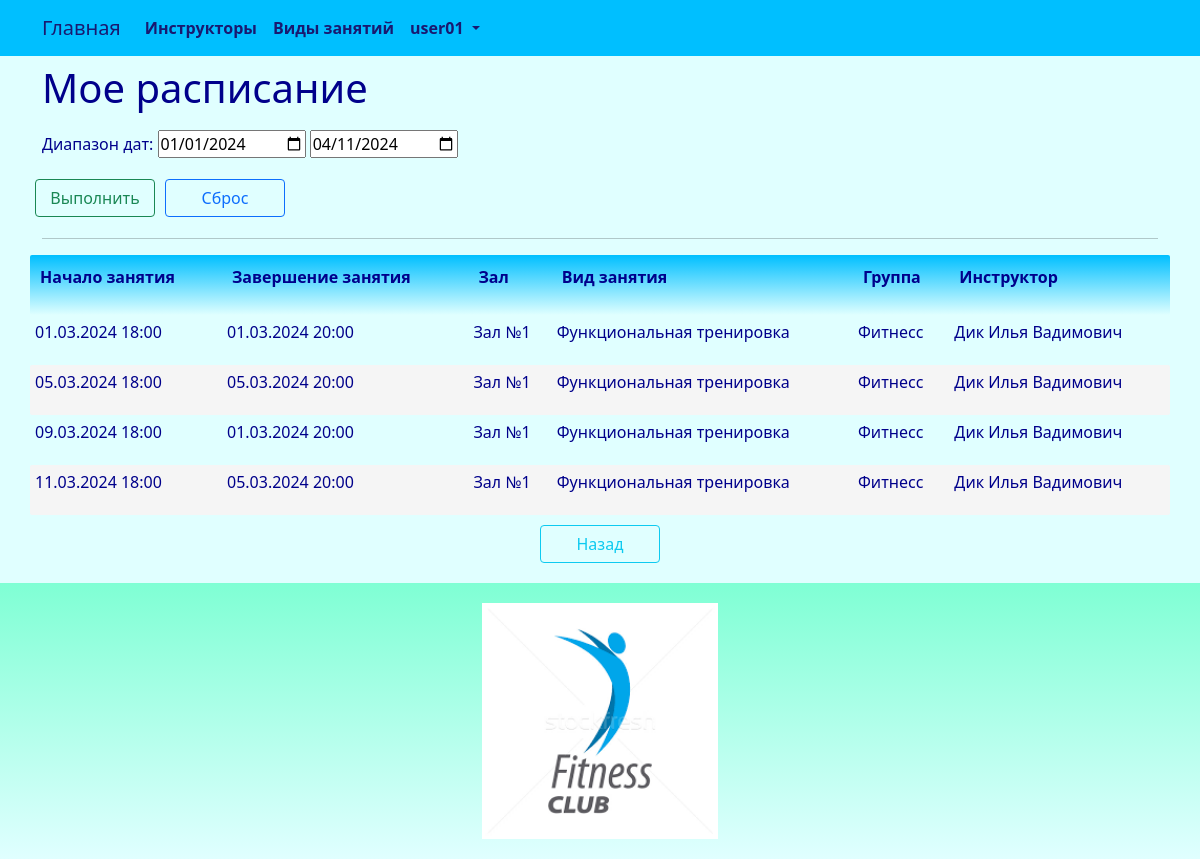
The page /report/report_2/ (signed in) on the database its author committed.
### club/models.py (models this page shows, shortened)
class Schedule(models.Model):
    start_date = models.DateTimeField(_('start_date'))
    finish_date = models.DateTimeField(_('finish_date'))
    hall = models.ForeignKey(Hall, related_name='schedule_hall', on_delete=models.CASCADE)
    kind = models.ForeignKey(Kind, related_name='schedule_kind', on_delete=models.CASCADE)
    party = models.ForeignKey(Party, related_name='schedule_party', on_delete=models.CASCADE)
    class Meta:
        db_table = 'schedule'
        indexes = [
            models.Index(fields=['start_date', 'finish_date']),
        ]
        ordering = ['start_date', 'finish_date']

class Hall(models.Model):
    hall_title = models.CharField(_('hall_title'), max_length=128, unique=True)
    equipment = models.TextField(_('equipment'), blank=True, null=True)
    class Meta:
        db_table = 'hall'
        ordering = ['hall_title']
    def __str__(self):
        return "{}".format(self.hall_title)

class Kind(models.Model):
    kind_title = models.CharField(_('kind_title'), max_length=128, unique=True)
    price = models.DecimalField(_('kind_price'), max_digits=9, decimal_places=2)
    class Meta:
        db_table = 'kind'
        ordering = ['kind_title']
    def __str__(self):
        return "{}".format(self.kind_title)

class Party(models.Model):
    party_title = models.CharField(_('party_title'), max_length=96, unique=True)
    class Meta:
        db_table = 'party'
        indexes = [
            models.Index(fields=['party_title']),
        ]
        ordering = ['party_title']
    def __str__(self):
        return "{}".format(self.party_title)

### club/views.py (the view, shortened to what this page needs)
# urls.py: path('report/report_2/', views.report_2, name='report_2'),
@login_required
def report_2(request):
    try:
        instructor = Instructor.objects.get(user_id=request.user.id)
        where = "instructor.id=" + str(instructor.id);
        start_date = datetime(datetime.now().year, 1, 1, 0, 0).strftime('%Y-%m-%d')
        finish_date = datetime(datetime.now().year, datetime.now().month, datetime.now().day, 0, 0).strftime('%Y-%m-%d')
        selected_item_client = None
        client = Client.objects.all().order_by('full_name')
        if where != "":
            where = " WHERE " + where + " "
        print(where)
        report = Schedule.objects.raw("""
SELECT 1 as id, schedule.start_date, schedule.finish_date, hall.hall_title, kind.kind_title, party.party_title, instructor.full_name
FROM schedule
LEFT JOIN hall ON schedule.hall_id=hall.id
LEFT JOIN kind ON schedule.kind_id=kind.id
LEFT JOIN party ON schedule.party_id=party.id
LEFT JOIN schedule_instructor ON schedule.id=schedule_instructor.schedule_id
LEFT JOIN instructor ON schedule_instructor.instructor_id=instructor.id
""" + where +
"""
ORDER BY schedule.start_date
""")
        return render(request, "report/report_2.html", {"report": report, "start_date": start_date, "finish_date": finish_date,})
    except Exception as exception:
        print(exception)
        return HttpResponse(exception)

### templates/report/report_2.html (shortened to what this page needs)
{% extends "base.html" %}
{% load i18n %}
{% load static %}
{% block content %}
<div class="row">
	<h1>{% trans "report_2" %}</h1>
</div>
<form method="POST" enctype="multipart/form-data">
	<div style="margin-top:10px">
		<p>{% trans "Date range" %}:
			<input type="date" value="{{start_date}}" name ="start_date" id ="start_date">
			<input type="date" value="{{finish_date}}" name = "finish_date" id ="finish_date">
		</p>
	</div>
	<div class="row" style="margin-top:10px">
		<button class="btn btn-outline-success" name="searchBtn" style="width:120px; margin:5px">{% trans "Go" %}</button>
		<button class="btn btn-outline-primary" name="resetBtn" type="submit" onClick="window.location.reload();" style="width:120px; margin:5px">{% trans "Reset" %}</button>
	</div>
</form>
<hr>
<div class="row">
	<table id="myTable" class="table-manager" style="width:100%">
		<thead>
			<tr>
				<th><p>{% trans "start_date" %}</p></th>
				<th><p>{% trans "finish_date" %}</p></th>
				<th><p>{% trans "hall" %}</p></th>
				<th><p>{% trans "kind" %}</p></th>
				<th><p>{% trans "party" %}</p></th>
				<th><p>{% trans "instructor" %}</p></th>
			</tr>
		</thead>
		<tbody>
			{% for r in report %}
			<tr>
				<td><p>{{ r.start_date | date:"d.m.Y H:i" }}</p></td>
				<td><p>{{ r.finish_date | date:"d.m.Y H:i" }}</p></td>
				<td><p>{{ r.hall }}</p></td>
				<td><p>{{ r.kind }}</p></td>
				<td><p>{{ r.party }}</p></td>
				<td><p>{{ r.full_name }}</p></td>
			</tr>
			{% endfor %}
		</tbody>
	</table>
</div>
<div class="div-button-center">
	<a class="btn btn-outline-info" style="width:120px" href="{% url 'index' %}">{% trans "Back" %}</a>
</div>
{% endblock content %}

### templates/base.html (shortened to what this page needs)
<!DOCTYPE html>
{% load static %}
{% load i18n %}
<html>
	<head>
		<link rel="stylesheet" href="{% static 'css/bootstrap.min.css' %}">
		<link rel="stylesheet" href="{% static 'css/styles.css' %}" />
	</head>
	<nav class="navbar navbar-expand-lg justify-content-center">
		<div class="container">
			<div class="collapse navbar-collapse" id="mainMenu">
				<ul class="navbar-nav me-auto mb-2 mb-lg-0">
					<a class="navbar-brand" href="{{ HTTP_HOST }}/">{% trans "Home" %}</a>
					<li class="nav-item">
						<a class="nav-link" href="{% url 'instructor_list' %}">{% trans "instructors" %}</a>
					</li>
					<li class="nav-item">
						<a class="nav-link" href="{% url 'kind_list' %}">{% trans "kinds" %}</a>
					</li>
					{% if user.is_authenticated %}
					<li class="nav-item dropdown">
						<a class="nav-link dropdown-toggle" href="#" id="navbarDropdown" role="button" data-bs-toggle="dropdown" aria-expanded="false">
							{{ user.username }}
						</a>
					</li>
					{% else %}
					<form class="form-inline ml-auto">
						<a href="{% url 'login' %}" class="btn btn-outline-secondary">{% trans "Log In" %}</a>
						<a href="{% url 'signup' %}" class="btn btn-primary ml-2">{% trans "Sign up" %}</a>
					</form>
					{% endif %}
				</ul>
			</div>
		</div>
	</nav>
	<body>
		<div class="container">
			{% block content%}{% endblock content %}
		</div>
	</body>
	<footer class="container-fluid text-center bg-lightgray">
		<div class="copyrights">
			<img src="{% static 'images/logo.png' %}" alt="logo" style="height:256px; padding: 10px;">
		</div>
	</footer>
</html>

### static/css/styles.css (style rules this page uses)
:root { --navbar-background-color: DeepSkyBlue; --navbar-text-color: MidnightBlue; --main-background-color-light: LightCyan; --main-background-color-dark: DeepSkyBlue; --main-text-color: DarkBlue; --main-header-color: DarkBlue; --main-text-attention-color: Purple; --footer-background-color-light: LightCyan; --footer-background-color-dark: Aquamarine; --footer-text-color: Teal; --card-background-color-light: LightCyan; --card-background-color-dark: DeepSkyBlue; --card-text-color: SeaGreen; --table-background-color-light: LightCyan; --table-background-color-dark: #F5F5F5; --table-text-color: DarkBlue; --star-size: 30px; --star-color: LightYellow; --star-background: Yellow ; }
.navbar { background-color: var(--navbar-background-color); color: var(--navbar-text-color); }
.navbar .navbar-nav, .navbar .navbar-nav .navbar-text { color: var(--navbar-text-color); }
.navbar ul { background-color: var(--navbar-background-color); color: var(--navbar-text-color); }
.navbar li { background-color: var(--navbar-background-color); color: var(--navbar-text-color); }
.navbar a { background-color: var(--navbar-background-color); color: var(--navbar-text-color); }
.navbar-brand { background-color: var(--navbar-background-color); color: var(--navbar-text-color); }
.nav-item { background-color: var(--navbar-background-color); color: var(--navbar-text-color); font-weight: bold; }
body { background-color: var(--main-background-color-light); }
h1, h2, h3, h4, h5, h6 { color: var(--main-header-color); }
p, ul, li, label { color: var(--main-text-color); }
.div-button-center { text-align: center; padding: 10px; }
.table-manager { background-color: var(--main-background-color-light); width: 100%; }
.table-manager tbody { background-color: var(--main-background-color-light); border: none; margin-top: 20px; margin-bottom: 20px; }
.table-manager thead th { color: var(--main-text-color); font-weight: bold; text-align: left; padding: 10px; background-image: linear-gradient(top, var(--main-background-color-dark), var(--main-background-color-light)); background-image: -o-linear-gradient(top, var(--main-background-color-dark), var(--main-background-color-light)); background-image: -moz-linear-gradient(top, var(--main-background-color-dark), var(--main-background-color-light)); background-image: -webkit-linear-gradient(top, var(--main-background-color-dark), var(--main-background-color-light)); }
.table-manager thead tr th:first-child { border-radius: 2px 0 0 2px; }
.table-manager thead tr th:last-child { border-radius: 0 2px 2px 0; }
.table-manager tbody td { text-align: left; border: none; padding: 5px 5px; vertical-align: top; }
.table-manager tbody tr:nth-child(odd) { background: var(--table-background-color-light); }
.table-manager tbody tr:nth-child(even) { background: var(--table-background-color-dark); }
.table-manager tbody tr td:first-child { border-radius: 2px 0 0 2px; }
.table-manager tbody tr td:last-child { border-radius: 0 2px 2px 0; }
footer { background-image: linear-gradient(top, var(--footer-background-color-dark), var(--footer-background-color-light)); background-image: -o-linear-gradient(top, var(--footer-background-color-dark), var(--footer-background-color-light)); background-image: -moz-linear-gradient(top, var(--footer-background-color-dark), var(--footer-background-color-light)); background-image: -webkit-linear-gradient(top, var(--footer-background-color-dark), var(--footer-background-color-light)); margin-top: 10px; padding: 10px; }

### rows shown on the page
Schedule: start_date "01.03.2024 18:00", finish_date "01.03.2024 20:00", hall "Зал №1", kind "Функциональная тренировка", party "Фитнесс", full_name "Дик Илья Вадимович", start_date "05.03.2024 18:00", finish_date "05.03.2024 20:00", start_date "09.03.2024 18:00", start_date "11.03.2024 18:00"

### other values the page prints
{{ user.username }} "user01"
